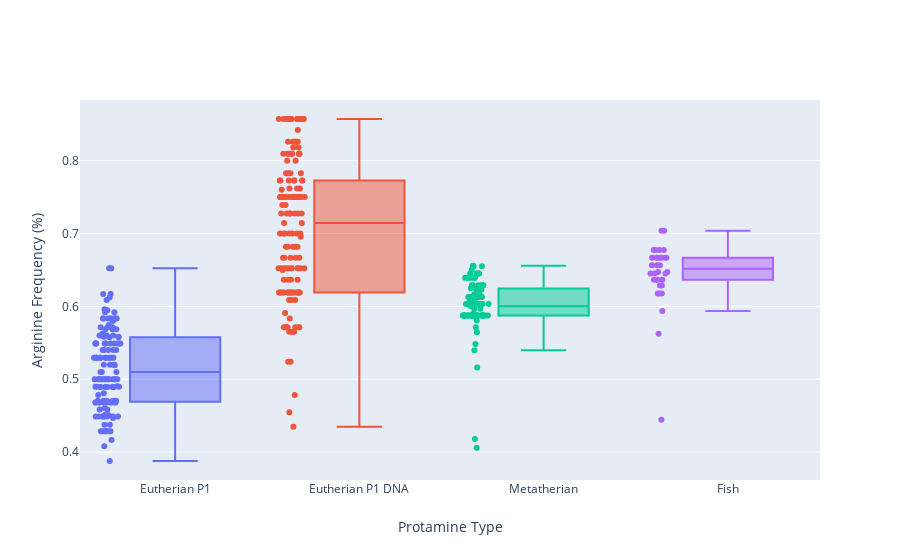

Write notebook code for a chart like this one.
### Code cell
#
#   Arginine Residue Frequency (Eutherian P1 DNA Binding Region)
#
#   Box plots of the arginine frequency for each protamine group. Eutherian P1, Eutherian P1 DNA binding region,
#   Metatherian, and fish. Individual arginine frequencies are plotted next to the associated box plot.
#
#   Note: Plotly uses 1.5 IQR to determine lower (https://help.plot.ly/what-is-a-box-plot/)

ep1DNA_R_freq = analysis.region_frequencies(ep1_align, ['R'], 17, 48)

data = [
    go.Box(y=ep1_R_freqs, name='Eutherian P1', boxpoints='all'),
    go.Box(y=ep1DNA_R_freq, name='Eutherian P1 DNA', boxpoints='all'),
    go.Box(y=mp1_R_freqs, name='Metatherian', boxpoints='all'),
    go.Box(y=fish_R_freqs, name='Fish', boxpoints='all'),
]
charge_freq_layout = go.Layout(xaxis=dict(title='Protamine Type'),
                               yaxis=dict(title='Arginine Frequency (%)'),
                               showlegend=False)
fig = go.Figure(data=data, layout=charge_freq_layout)
fig.show()

### Figure 1 — Plotly figure (JSON) as saved in the notebook; plotly's stock layout.template omitted (floating-point values rounded to 4 significant figures; data arrays with more than 128 entries replaced by an {"elided": "..."} marker saying what was removed)
{"data": [{"boxpoints": "all", "name": "Eutherian P1", "type": "box", "y": {"elided": "145 float values"}}, {"boxpoints": "all", "name": "Eutherian P1 DNA", "type": "box", "y": {"elided": "145 float values"}}, {"boxpoints": "all", "name": "Metatherian", "type": "box", "y": [0.6393, 0.6032, 0.6129, 0.5968, 0.629, 0.625, 0.6129, 0.6393, 0.6393, 0.6167, 0.5873, 0.6552, 0.5806, 0.629, 0.6129, 0.5873, 0.5873, 0.5902, 0.6393, 0.5873, 0.6032, 0.65, 0.5873, 0.5968, 0.5873, 0.5873, 0.5484, 0.5645, 0.6129, 0.629, 0.6129, 0.6452, 0.6, 0.6452, 0.623, 0.5873, 0.5873, 0.5873, 0.5873, 0.5873, 0.5873, 0.5873, 0.5873, 0.6032, 0.4058, 0.5873, 0.629, 0.5873, 0.6129, 0.5873, 0.5873, 0.5873, 0.629, 0.6066, 0.6032, 0.6452, 0.6452, 0.5873, 0.6032, 0.629, 0.6129, 0.5873, 0.6129, 0.6393, 0.6552, 0.6406, 0.4179, 0.6393, 0.6452, 0.5873, 0.5873, 0.5873, 0.6557, 0.6032, 0.6032, 0.5873, 0.5873, 0.6066, 0.5873, 0.5873, 0.6167, 0.5873, 0.5873, 0.5873, 0.5161, 0.5873, 0.5397, 0.6232, 0.6032, 0.6032, 0.6393, 0.5873, 0.5714, 0.5873, 0.5873]}, {"boxpoints": "all", "name": "Fish", "type": "box", "y": [0.6364, 0.6667, 0.6667, 0.6774, 0.6774, 0.5938, 0.6364, 0.6562, 0.6562, 0.6774, 0.6364, 0.6667, 0.6667, 0.6176, 0.6471, 0.6774, 0.6471, 0.6176, 0.5625, 0.6176, 0.6286, 0.6364, 0.6667, 0.6562, 0.6286, 0.4444, 0.7037, 0.7037, 0.6452, 0.6667, 0.6452, 0.6452, 0.6667, 0.6774]}], "layout": {"showlegend": false, "xaxis": {"title": {"text": "Protamine Type"}}, "yaxis": {"title": {"text": "Arginine Frequency (%)"}}}}
